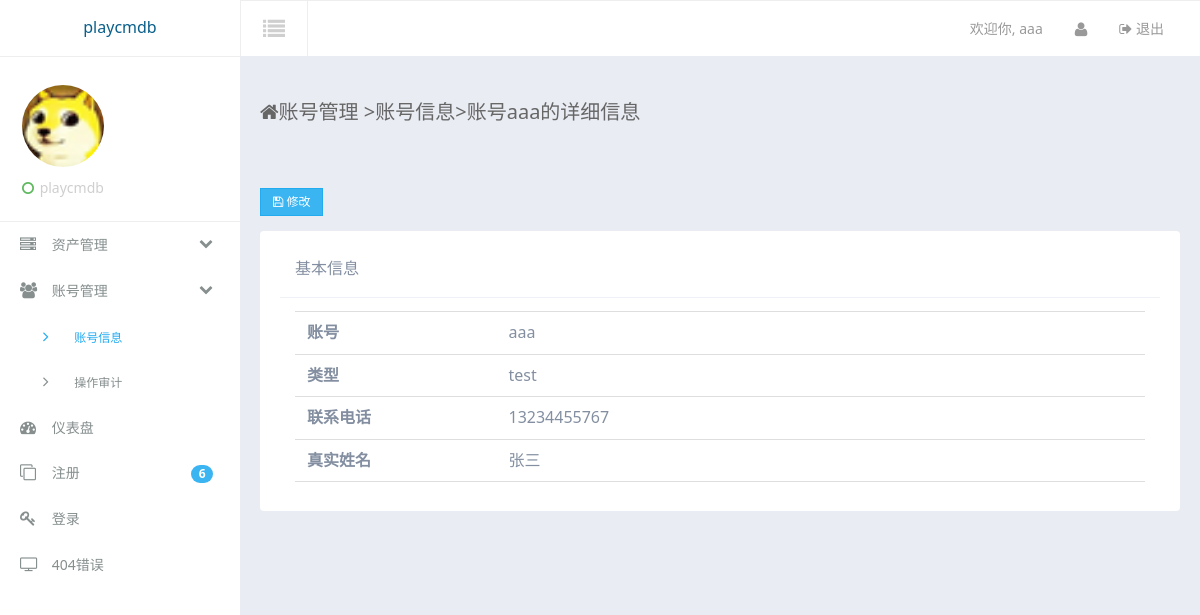
The page /accounts/info/ (signed in) on the database as committed earlier.
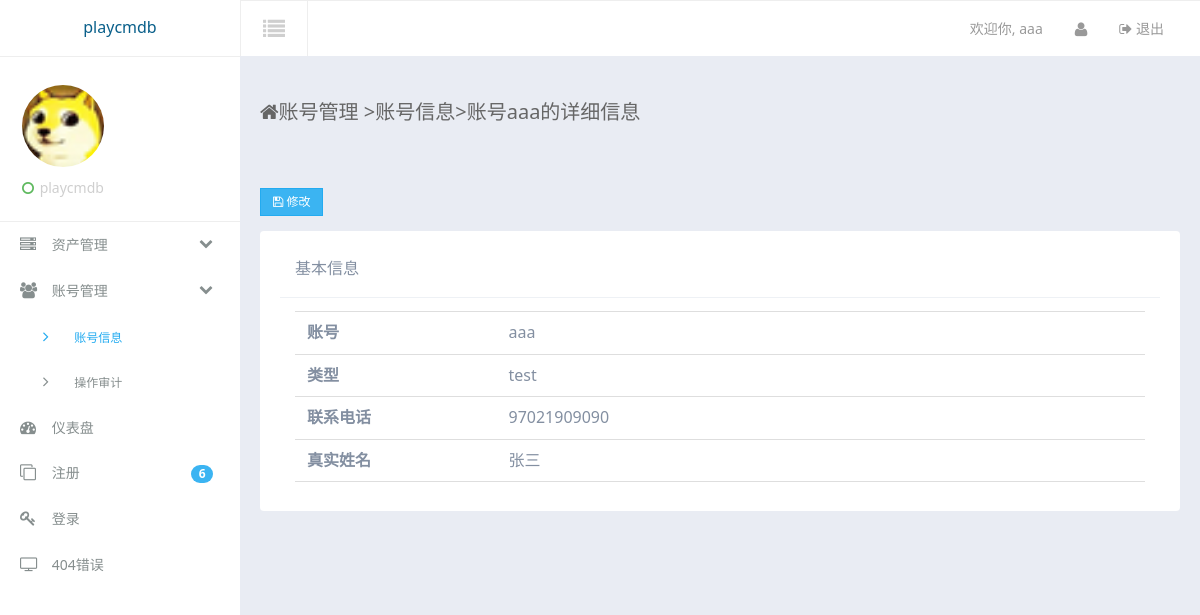
The same page on the database as committed later.
### accounts/models.py (models this page shows, shortened)
class UserInfo(models.Model):
    username = models.CharField(max_length=50,verbose_name = u'用户名')
    password = models.CharField(max_length=50,verbose_name = u'密码')
    type = models.ForeignKey('UserType',verbose_name = u'用户类型')
    realname = models.CharField(max_length=20,verbose_name = u'真实姓名')
    telphone = models.CharField(max_length=12,verbose_name = u'用户电话')

class UserType(models.Model):
    typename= models.CharField(max_length=50,verbose_name = u'用户类型名称')
    def __unicode__(self):
        return self.typename

### accounts/views.py (the view)
@is_login_auth
def account_info(request):
    ret = {'UserInfoObj':None,'Side':None,'SideSub':None}
    ret['Side'] = 'accounts'
    ret['SideSub'] = 'info'
    UserInfoObj = UserInfo.objects.get(username=request.session.get('username',None))
    ret['UserInfoObj'] = UserInfoObj
    return render_to_response('accounts/info.html',ret)

### templates/accounts/info.html
{% extends "suit/base.html" %}
{% block content %}
<div class="container-fluid am-cf">
    <div class="row">
        <div class="am-u-sm-12 am-u-md-12 am-u-lg-9">
        	<div class="page-header-heading"><span class="am-icon-home page-header-heading-icon"></span>账号管理 <span class="c-gray en">&gt;</span>账号信息<span class="c-gray en">&gt;</span>账号{{ UserInfoObj.username }}的详细信息</div>
        </div>
    </div>
</div>
<div class="row-content am-cf">
                <div class="row am-cf">
                                <div class="am-u-sm-12 am-u-md-6 am-u-lg-6">
                                    <div class="am-form-group">
                                        <div class="am-btn-toolbar">
                                            <div class="am-btn-group am-btn-group-xs">
                                            	<a href="/accounts/editinfo/{{ UserInfoObj.username }}" class="am-btn am-btn-default am-btn-secondary" role="button"><span class="am-icon-save"></span> 修改</a>
                                            </div>
                                        </div>
                                    </div>
                                </div>
                    <div class="am-u-sm-12 am-u-md-12  am-u-lg-12">
                        <div class="widget am-cf">
                            <div class="widget-head am-cf">
                                <div class="widget-title am-fl">基本信息</div>
                            </div>
                            <div class="widget-body-md widget-body am-fr" >
							<ul class="am-list am-list-static">
							  <li><label class="am-u-sm-3 am-form-label">账号</label>{{ UserInfoObj.username }}</li>
							  <li><label for="user-email" class="am-u-sm-3 am-form-label">类型</label>{{ UserInfoObj.type }}</li>
							  <li><label for="user-email" class="am-u-sm-3 am-form-label">联系电话</label>{{ UserInfoObj.telphone }}</li>
							  <li><label for="user-email" class="am-u-sm-3 am-form-label">真实姓名</label>{{ UserInfoObj.realname }}</li>
							</ul>
                            </div>
                        </div>
                    </div>
                </div>
</div>
{% endblock %}

### templates/suit/base.html (shortened to what the changed rows need)
<!DOCTYPE html>
<html lang="en">
<head>
    <link rel="stylesheet" href="/static/assets/css/amazeui.min.css" />
    <link rel="stylesheet" href="/static/assets/css/amazeui.datatables.min.css" />
    <link rel="stylesheet" href="/static/assets/css/app.css">
</head>
<body data-type="widgets" class="theme-white">
    <div class="am-g tpl-g">
        <header>
            <div class="tpl-header-fluid">
                <div class="am-fr tpl-header-navbar">
                    <ul>
                        <li class="am-text-sm tpl-header-navbar-welcome">
                            <a href="javascript:;">欢迎你, <span>{{ UserInfoObj.username }}</span> </a>
                        </li>
                    </ul>
                </div>
            </div>
        </header>
        <div class="tpl-content-wrapper">
			{% block content %}{% endblock %}
        </div>
    </div>
</body>
</html>

Rows that differ between the two databases and show on the page:
changed UserInfo "aaa": telphone "13234455767" → "97021909090"
